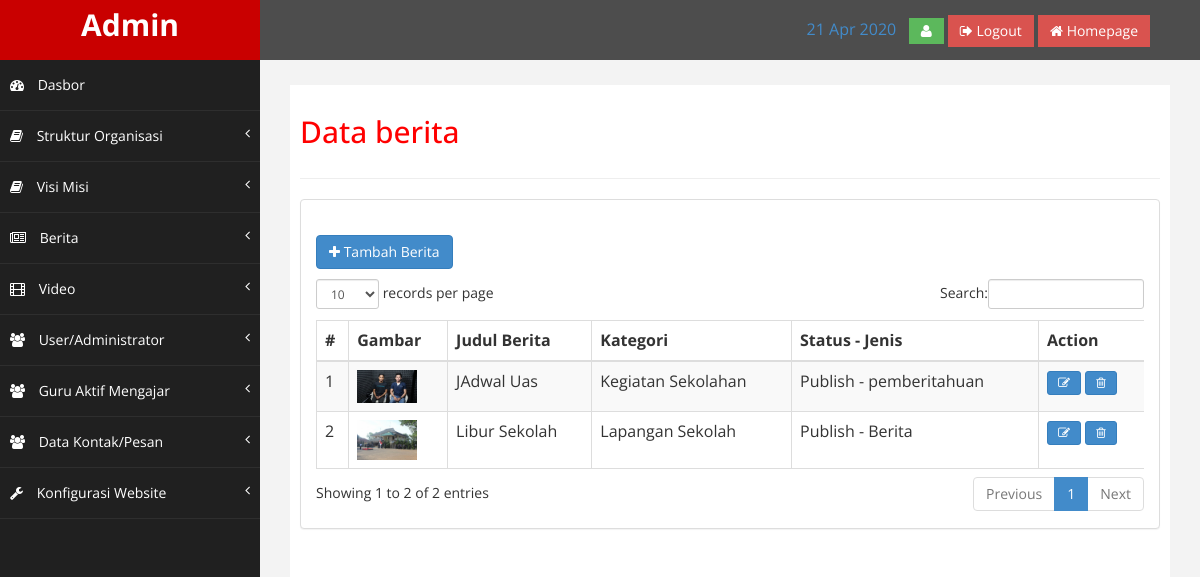
Screenshot of /index.php/admin/berita with the database file from the repository.
### tables this page shows
CREATE TABLE `berita`  (
  `id_berita` int(11) NOT NULL AUTO_INCREMENT,
  `id_user` int(11) NOT NULL,
  `id_kategori_berita` int(11) NOT NULL,
  `slug_berita` varchar(255) NOT NULL,
  `nama_berita` varchar(255) NOT NULL,
  `keterangan` text NOT NULL,
  `jenis_berita` varchar(20) NOT NULL,
  `status_berita` varchar(20) NOT NULL,
  `gambar` varchar(255) NOT NULL,
  `tanggal_post` datetime(0) NOT NULL,
  `tanggal` timestamp(0) NOT NULL DEFAULT CURRENT_TIMESTAMP ON UPDATE CURRENT_TIMESTAMP(0),
  PRIMARY KEY (`id_berita`) USING BTREE
);

CREATE TABLE `kategori_berita`  (
  `id_kategori_berita` int(11) NOT NULL AUTO_INCREMENT,
  `slug_kategori_berita` varchar(255) NOT NULL,
  `nama_kategori_berita` varchar(255) NOT NULL,
  `keterangan` text NULL,
  `urutan` int(11) NULL DEFAULT NULL,
  PRIMARY KEY (`id_kategori_berita`) USING BTREE
);

### application/views/admin/layout/content.php (called while the page is built)
<?php
if ($isi) {
	$this->load->view($isi);
}

### application/views/admin/layout/wrapper.php (called while the page is built)
<?php
require_once('head.php');
require_once('header.php');
require_once('nav.php');
require_once('content.php');
require_once('footer.php');

### application/controllers/admin/Berita.php (called while the page is built, shortened)
<?php
class Berita extends CI_Controller
{
    public function __construct()
    {
        $this->load->model('berita_model');
        $this->load->model('kategori_berita_model');
    }
    public function index()
    {
        $berita = $this->berita_model->listing();
        $data = array(
            'title'        => 'Data berita',
            'berita'    => $berita,
            'isi'        => 'admin/berita/list'
        );
        $this->load->view('admin/layout/wrapper', $data);
    }
}

### index.php (called while the page is built, shortened)
<?php
require_once BASEPATH.'core/CodeIgniter.php';

### application/models/Berita_model.php (called while the page is built, shortened)
<?php
class Berita_model extends CI_Model
{
	public function listing()
	{
		$this->db->select('berita.*, kategori_berita.nama_kategori_berita, users.nama');
		$this->db->from('berita');
		$this->db->join('kategori_berita', 'kategori_berita.id_kategori_berita = berita.id_kategori_berita', 'LEFT');
		$this->db->join('users', 'users.id_user = berita.id_user', 'LEFT');
		$this->db->order_by('id_berita', 'DESC');
		$query = $this->db->get();
		return $query->result();
	}
}

### application/views/admin/berita/list.php (the view, shortened to what this page needs)
<p>
	<a href="<?php echo base_url('admin/berita/tambah') ?>" class="btn btn-primary">
		<i class="fa fa-plus"></i> Tambah Berita</a>
</p>
<table class="table table-striped table-bordered table-hover" id="dataTables-example">
	<thead>
		<tr>
			<th>#</th>
			<th>Gambar</th>
			<th>Judul Berita</th>
			<th>Kategori</th>
			<th>Status - Jenis</th>
			<th>Action</th>
		</tr>
	</thead>
	<tbody>
		<?php $i = 1;
		foreach ($berita as $berita) { ?>
			<tr class="odd gradeX">
				<td><?php echo $i ?></td>
				<td>
					<img src="<?php echo base_url('assets/upload/image/thumbs/' . $berita->gambar) ?>" class="img img-responsive" width="60">
				</td>
				<td><?php echo $berita->nama_berita ?></td>
				<td><?php echo $berita->nama_kategori_berita ?></td>
				<td><?php echo $berita->status_berita ?> - <?php echo $berita->jenis_berita ?></td>
				<td>
					<a href="<?php echo base_url('admin/berita/edit/' . $berita->id_berita) ?>" class="btn btn-primary btn-sm"><i class="fa fa-edit"></i></a>
					<?php include('delete.php') ?>
				</td>
			</tr>
		<?php $i++;
		} ?>
	</tbody>
</table>

### application/views/admin/berita/delete.php (shortened to what this page needs)
<button class="btn btn-primary btn-sm" data-toggle="modal" data-target="#Delete<?php echo $berita->id_berita ?>">
	<i class="fa fa-trash-o"></i>
</button>

### assets/admin/assets/css/custom.css (style rules this page uses)
body { font-family: 'Open Sans', sans-serif; }
p { font-size:16px; line-height:25px; padding-top:20px; }

### rows the page displays
berita: gambar (picture), nama_berita "JAdwal Uas", id_kategori_berita.nama_kategori_berita "Kegiatan Sekolahan", status_berita "Publish", jenis_berita "pemberitahuan"
berita: gambar (picture), nama_berita "Libur Sekolah", id_kategori_berita.nama_kategori_berita "Lapangan Sekolah", status_berita "Publish", jenis_berita "Berita"

### other values shown
$title "Data berita"
